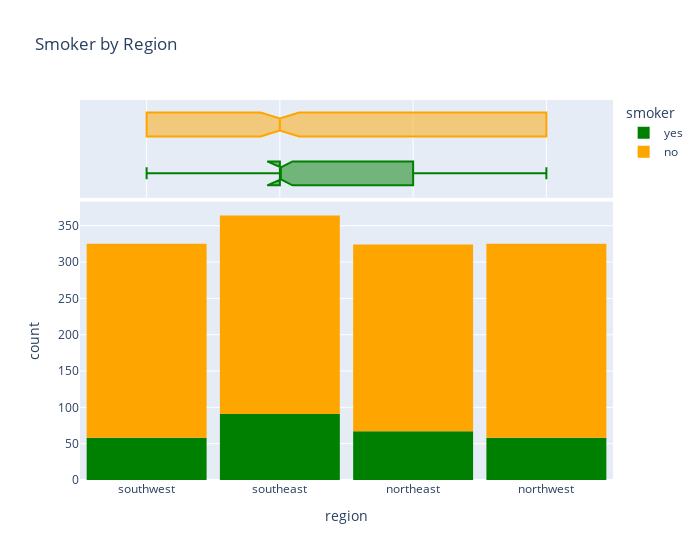

Here is the notebook cell this chart was saved with:
### Code cell
fig = px.histogram(medical_df, 
                   x = 'region',
                   marginal = 'box',
                   color = 'smoker',
                   color_discrete_sequence=['green','orange'],
                   title = 'Smoker by Region')
fig.update_layout(bargap = 0.1, width = 700)
fig.show()

### Figure 1 — Plotly figure (JSON) as saved in the notebook; plotly's stock layout.template omitted (floating-point values rounded to 4 significant figures; data arrays with more than 128 entries replaced by an {"elided": "..."} marker saying what was removed)
{"data": [{"alignmentgroup": "True", "bingroup": "x", "hovertemplate": "smoker=yes<br>region=%{x}<br>count=%{y}<extra></extra>", "legendgroup": "yes", "marker": {"color": "green", "pattern": {"shape": ""}}, "name": "yes", "offsetgroup": "yes", "orientation": "v", "showlegend": true, "type": "histogram", "x": {"elided": "274 str values"}, "xaxis": "x", "yaxis": "y"}, {"alignmentgroup": "True", "hovertemplate": "smoker=yes<br>region=%{x}<extra></extra>", "legendgroup": "yes", "marker": {"color": "green"}, "name": "yes", "notched": true, "offsetgroup": "yes", "showlegend": false, "type": "box", "x": {"elided": "274 str values"}, "xaxis": "x2", "yaxis": "y2"}, {"alignmentgroup": "True", "bingroup": "x", "hovertemplate": "smoker=no<br>region=%{x}<br>count=%{y}<extra></extra>", "legendgroup": "no", "marker": {"color": "orange", "pattern": {"shape": ""}}, "name": "no", "offsetgroup": "no", "orientation": "v", "showlegend": true, "type": "histogram", "x": {"elided": "1064 str values"}, "xaxis": "x", "yaxis": "y"}, {"alignmentgroup": "True", "hovertemplate": "smoker=no<br>region=%{x}<extra></extra>", "legendgroup": "no", "marker": {"color": "orange"}, "name": "no", "notched": true, "offsetgroup": "no", "showlegend": false, "type": "box", "x": {"elided": "1064 str values"}, "xaxis": "x2", "yaxis": "y2"}], "layout": {"bargap": 0.1, "barmode": "relative", "legend": {"title": {"text": "smoker"}, "tracegroupgap": 0}, "title": {"text": "Smoker by Region"}, "width": 700, "xaxis": {"anchor": "y", "domain": [0, 1], "title": {"text": "region"}}, "xaxis2": {"anchor": "y2", "domain": [0, 1], "matches": "x", "showgrid": true, "showticklabels": false}, "yaxis": {"anchor": "x", "domain": [0, 0.7326], "title": {"text": "count"}}, "yaxis2": {"anchor": "x2", "domain": [0.7426, 1], "matches": "y2", "showgrid": false, "showline": false, "showticklabels": false, "ticks": ""}}}
